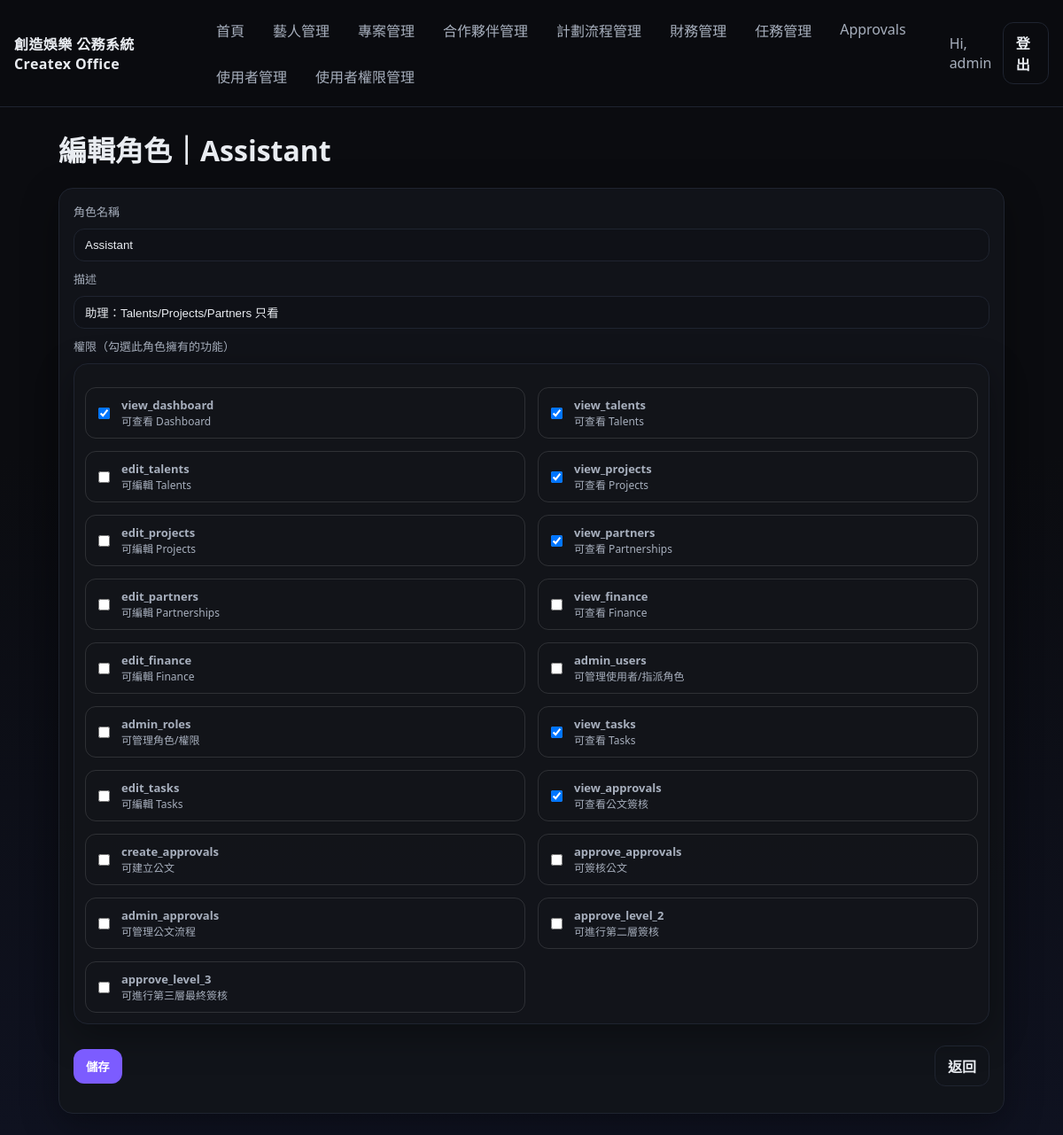
The page /admin/roles/4/edit (signed in) on the database its author committed.
### tables this page shows
CREATE TABLE users (
                id INTEGER PRIMARY KEY AUTOINCREMENT,
                username TEXT UNIQUE NOT NULL,
                password_hash TEXT NOT NULL,
                role TEXT NOT NULL DEFAULT 'owner',
                created_at TEXT NOT NULL
            , is_active INTEGER NOT NULL DEFAULT 1, must_change_password INTEGER NOT NULL DEFAULT 0);

CREATE TABLE roles (
                id INTEGER PRIMARY KEY AUTOINCREMENT,
                name TEXT UNIQUE NOT NULL,
                description TEXT
            );

CREATE TABLE permissions (
                id INTEGER PRIMARY KEY AUTOINCREMENT,
                code TEXT UNIQUE NOT NULL,
                description TEXT
            );

### app.py (the view, shortened to what this page needs)
@app.route("/admin/roles/<int:role_id>/edit", methods=["GET", "POST"])
@login_required
@require_perm("admin_roles")
def admin_role_edit(role_id: int):
    with get_db() as conn:
        role = conn.execute("SELECT * FROM roles WHERE id=?", (role_id,)).fetchone()
        if not role:
            flash("找不到角色", "error")
            return redirect(url_for("admin_roles"))
        perms_ = conn.execute("SELECT * FROM permissions ORDER BY id ASC").fetchall()
        rp_rows = conn.execute(
            "SELECT perm_id FROM role_permissions WHERE role_id=?",
            (role_id,),
        ).fetchall()
        selected_perm_ids = {int(r["perm_id"]) for r in rp_rows}
    return render_template(
        "admin_role_edit.html",
        role=role,
        perms=perms_,
        selected_perm_ids=selected_perm_ids,
    )

### app.py (called while the page is built)
def get_db() -> sqlite3.Connection:
    conn = sqlite3.connect(DB_PATH)
    conn.row_factory = sqlite3.Row
    conn.execute("PRAGMA foreign_keys = ON;")
    return conn

def get_user_perm_codes(user_id: int) -> Set[str]:
    with get_db() as conn:
        rows = conn.execute(
            """
            SELECT DISTINCT p.code
            FROM user_roles ur
            JOIN role_permissions rp ON rp.role_id = ur.role_id
            JOIN permissions p ON p.id = rp.perm_id
            WHERE ur.user_id = ?
            """,
            (user_id,),
        ).fetchall()
    return set(r["code"] for r in rows)

def user_has_perm(code: str) -> bool:
    if not current_user.is_authenticated:
        return False
    try:
        uid = int(current_user.id)
    except Exception:
        return False
    return code in get_user_perm_codes(uid)

def require_perm(code: str):
    def deco(fn):
        @wraps(fn)
        def wrapper(*args, **kwargs):
            if not user_has_perm(code):
                flash("你沒有權限瀏覽此頁面", "error")
                return _redirect_no_perm()
            return fn(*args, **kwargs)
        return wrapper
    return deco

@app.context_processor
def inject_globals():
    return dict(user_has_perm=user_has_perm)

@login_manager.user_loader
def load_user(user_id: str) -> Optional[User]:
    with get_db() as conn:
        row = conn.execute(
            "SELECT id, username, role FROM users WHERE id = ?",
            (int(user_id),),
        ).fetchone()
        if not row:
            return None
        return User(int(row["id"]), row["username"], row["role"])

### templates/admin_role_edit.html
{% extends "base.html" %}
{% block content %}
<h1>編輯角色｜{{ role["name"] }}</h1>
<div class="card">
  <form method="post" class="form">
    <label>角色名稱</label>
    <input name="name" value="{{ role['name'] }}" required>
    <label>描述</label>
    <input name="description" value="{{ role['description'] or '' }}">
    <label>權限（勾選此角色擁有的功能）</label>
    <div class="card" style="padding:12px">
      <div class="grid2">
        {% for p in perms %}
          <label style="display:flex;gap:10px;align-items:center;border:1px solid rgba(255,255,255,.12);padding:10px;border-radius:12px">
            <input type="checkbox" name="perm_ids" value="{{ p['id'] }}" {{ "checked" if p["id"] in selected_perm_ids else "" }}>
            <div>
              <div><b>{{ p["code"] }}</b></div>
              <div class="muted" style="font-size:12px">{{ p["description"] or "" }}</div>
            </div>
          </label>
        {% endfor %}
      </div>
    </div>
    <div class="row">
      <button class="btn" type="submit">儲存</button>
      <a class="btn ghost" href="{{ url_for('admin_roles') }}">返回</a>
    </div>
  </form>
</div>
{% endblock %}

### templates/base.html (shortened to what this page needs)
<!doctype html>
<html lang="zh-Hant">
<head>
  <link rel="stylesheet" href="{{ url_for('static', filename='css/style.css') }}">
</head>
<body>
  <header class="topbar">
    <div class="brand">創造娛樂 公務系統 Createx Office</div>
    {% if current_user.is_authenticated %}
      <nav class="nav">
        <a href="{{ url_for('dashboard') }}">首頁</a>
        <a href="{{ url_for('talents') }}">藝人管理</a>
        <a href="{{ url_for('projects') }}">專案管理</a>
        <a href="{{ url_for('partners') }}">合作夥伴管理</a>
        <a href="{{ url_for('partners_board') }}">計劃流程管理</a>
        <a href="{{ url_for('finance') }}">財務管理</a>
        <a href="{{ url_for('tasks') }}">任務管理</a>
        {% if user_has_perm('view_approvals') %}
        <a href="{{ url_for('approvals') }}">Approvals</a>
        {% endif %}
        {% if current_user.is_authenticated %}
        <a href="{{ url_for('admin_users') }}">使用者管理</a>
        <a href="{{ url_for('admin_roles') }}">使用者權限管理</a>
        {% endif %}
      </nav>
      <div class="userbox">
        <span class="muted">Hi, {{ current_user.username }}</span>
        <a class="btn ghost" href="{{ url_for('logout') }}">登出</a>
      </div>
    {% endif %}
  </header>
  <main class="container">
    {% block content %}{% endblock %}
  </main>
</body>
</html>

### static/css/style.css (style rules this page uses)
:root { --bg:#0b0c10; --card:#12141a; --text:#e9ecf1; --muted:#a7afbd; --line:#1f2430; --accent:#7c5cff; --danger:#ff4d4f; }
* { box-sizing:border-box }
body { margin:0; font-family: ui-sans-serif, system-ui, -apple-system, Segoe UI, Roboto, "Noto Sans TC", sans-serif; background:linear-gradient(180deg, #0b0c10 0%, #0b0c10 40%, #0f1220 100%); color:var(--text); }
a { color:inherit;text-decoration:none }
.container { max-width:1100px;margin:24px auto;padding:0 16px }
.topbar { position:sticky; top:0; display:flex; gap:16px; align-items:center; justify-content:space-between; padding:14px 16px; background:rgba(11,12,16,.85); border-bottom:1px solid var(--line); backdrop-filter: blur(10px); }
.brand { font-weight:800; letter-spacing:.4px }
.nav { display:flex; gap:12px; flex-wrap:wrap }
.nav a { padding:8px 10px;border-radius:10px;color:var(--muted) }
.userbox { display:flex; align-items:center; gap:10px }
.card { background:rgba(18,20,26,.9); border:1px solid var(--line); border-radius:16px; padding:16px; box-shadow: 0 12px 40px rgba(0,0,0,.35); }
.row { display:flex; align-items:center; justify-content:space-between; gap:12px; margin:14px 0 }
.grid2 { display:grid; grid-template-columns:1fr 1fr; gap:14px; margin-top:14px }
.form { display:flex; flex-direction:column; gap:10px }
label { color:var(--muted);font-size:13px }
input, textarea, select { background:#0f1117; color:var(--text); border:1px solid var(--line); border-radius:12px; padding:10px 12px; outline:none; }
.muted { color:var(--muted) }
.btn { display:inline-flex; align-items:center; justify-content:center; background:var(--accent); color:white; border:none; border-radius:12px; padding:10px 14px; font-weight:700; cursor:pointer; }
.btn.ghost { background:transparent;border:1px solid var(--line);color:var(--text) }

### rows shown on the page
users: username "admin"
roles: name "Assistant", description "助理：Talents/Projects/Partners 只看"
permissions: code "view_dashboard", description "可查看 Dashboard"
permissions: code "view_talents", description "可查看 Talents"
permissions: code "edit_talents", description "可編輯 Talents"
permissions: code "view_projects", description "可查看 Projects"
permissions: code "edit_projects", description "可編輯 Projects"
permissions: code "view_partners", description "可查看 Partnerships"
permissions: code "edit_partners", description "可編輯 Partnerships"
permissions: code "view_finance", description "可查看 Finance"
permissions: code "edit_finance", description "可編輯 Finance"
permissions: code "admin_users", description "可管理使用者/指派角色"
permissions: code "admin_roles", description "可管理角色/權限"
permissions: code "view_tasks", description "可查看 Tasks"
permissions: code "edit_tasks", description "可編輯 Tasks"
permissions: code "view_approvals", description "可查看公文簽核"
permissions: code "create_approvals", description "可建立公文"
permissions: code "approve_approvals", description "可簽核公文"
permissions: code "admin_approvals", description "可管理公文流程"
permissions: code "approve_level_2", description "可進行第二層簽核"
permissions: code "approve_level_3", description "可進行第三層最終簽核"
